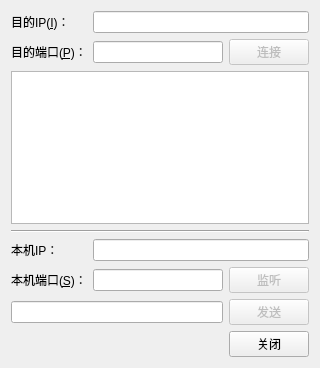
<?xml version="1.0" encoding="UTF-8"?>
<ui version="4.0">
 <class>PCMsgSocketDialog</class>
 <widget class="QDialog" name="PCMsgSocketDialog">
  <property name="geometry">
   <rect>
    <x>0</x>
    <y>0</y>
    <width>320</width>
    <height>368</height>
   </rect>
  </property>
  <property name="font">
   <font>
    <family>Microsoft YaHei UI</family>
   </font>
  </property>
  <property name="windowTitle">
   <string>Scoket 双向通信</string>
  </property>
  <layout class="QVBoxLayout" name="verticalLayout">
   <item>
    <layout class="QGridLayout" name="gridLayout">
     <item row="0" column="0">
      <widget class="QLabel" name="Label_DestIP">
       <property name="text">
        <string>目的IP(&amp;I)：</string>
       </property>
       <property name="buddy">
        <cstring>LineEdit_DestIP</cstring>
       </property>
      </widget>
     </item>
     <item row="0" column="1">
      <widget class="QLineEdit" name="LineEdit_DestIP"/>
     </item>
     <item row="1" column="0">
      <widget class="QLabel" name="Label_DestPort">
       <property name="text">
        <string>目的端口(&amp;P)：</string>
       </property>
       <property name="buddy">
        <cstring>LineEdit_DestPort</cstring>
       </property>
      </widget>
     </item>
     <item row="1" column="1">
      <layout class="QHBoxLayout" name="horizontalLayout_2">
       <item>
        <widget class="QLineEdit" name="LineEdit_DestPort"/>
       </item>
       <item>
        <widget class="QPushButton" name="Button_Connect">
         <property name="enabled">
          <bool>false</bool>
         </property>
         <property name="text">
          <string>连接</string>
         </property>
        </widget>
       </item>
      </layout>
     </item>
    </layout>
   </item>
   <item>
    <widget class="QListWidget" name="List_Text"/>
   </item>
   <item>
    <widget class="Line" name="line">
     <property name="orientation">
      <enum>Qt::Horizontal</enum>
     </property>
    </widget>
   </item>
   <item>
    <layout class="QGridLayout" name="gridLayout_2">
     <item row="0" column="0">
      <widget class="QLabel" name="Label_SrcIP">
       <property name="text">
        <string>本机IP：</string>
       </property>
      </widget>
     </item>
     <item row="0" column="1">
      <widget class="QLineEdit" name="LineEdit_SrcIP">
       <property name="readOnly">
        <bool>true</bool>
       </property>
      </widget>
     </item>
     <item row="1" column="0">
      <widget class="QLabel" name="Local_SrcPort">
       <property name="text">
        <string>本机端口(&amp;S)：</string>
       </property>
       <property name="buddy">
        <cstring>LineEdit_SrcPort</cstring>
       </property>
      </widget>
     </item>
     <item row="1" column="1">
      <layout class="QHBoxLayout" name="horizontalLayout_3">
       <item>
        <widget class="QLineEdit" name="LineEdit_SrcPort"/>
       </item>
       <item>
        <widget class="QPushButton" name="Button_Listen">
         <property name="enabled">
          <bool>false</bool>
         </property>
         <property name="text">
          <string>监听</string>
         </property>
        </widget>
       </item>
      </layout>
     </item>
    </layout>
   </item>
   <item>
    <layout class="QHBoxLayout" name="horizontalLayout_4">
     <item>
      <widget class="QLineEdit" name="LineEdit_SendMsg"/>
     </item>
     <item>
      <widget class="QPushButton" name="Button_SendMsg">
       <property name="enabled">
        <bool>false</bool>
       </property>
       <property name="text">
        <string>发送</string>
       </property>
      </widget>
     </item>
    </layout>
   </item>
   <item>
    <layout class="QHBoxLayout" name="horizontalLayout">
     <item>
      <spacer name="horizontalSpacer">
       <property name="orientation">
        <enum>Qt::Horizontal</enum>
       </property>
       <property name="sizeHint" stdset="0">
        <size>
         <width>40</width>
         <height>20</height>
        </size>
       </property>
      </spacer>
     </item>
     <item>
      <widget class="QPushButton" name="Button_Close">
       <property name="text">
        <string>关闭</string>
       </property>
      </widget>
     </item>
    </layout>
   </item>
  </layout>
  <zorder>LineEdit_DestIP</zorder>
  <zorder>Button_Connect</zorder>
  <zorder>Label_DestIP</zorder>
  <zorder>Label_DestPort</zorder>
  <zorder>LineEdit_DestPort</zorder>
  <zorder>horizontalSpacer</zorder>
  <zorder>List_Text</zorder>
  <zorder>line</zorder>
  <zorder>Label_SrcIP</zorder>
  <zorder>Local_SrcPort</zorder>
  <zorder>LineEdit_SrcIP</zorder>
  <zorder>LineEdit_SrcPort</zorder>
  <zorder>Button_SendMsg</zorder>
  <zorder>LineEdit_SendMsg</zorder>
  <zorder>Local_SrcPort</zorder>
  <zorder>LineEdit_DestPort</zorder>
  <zorder>Button_Connect</zorder>
  <zorder>Button_Listen</zorder>
  <zorder>LineEdit_SrcPort</zorder>
 </widget>
 <layoutdefault spacing="6" margin="11"/>
 <tabstops>
  <tabstop>LineEdit_DestIP</tabstop>
  <tabstop>List_Text</tabstop>
  <tabstop>LineEdit_SrcIP</tabstop>
  <tabstop>Button_Close</tabstop>
 </tabstops>
 <resources>
  <include location="pcmsgsocket.qrc"/>
 </resources>
 <connections>
  <connection>
   <sender>Button_Close</sender>
   <signal>clicked()</signal>
   <receiver>PCMsgSocketDialog</receiver>
   <slot>reject()</slot>
   <hints>
    <hint type="sourcelabel">
     <x>230</x>
     <y>384</y>
    </hint>
    <hint type="destinationlabel">
     <x>157</x>
     <y>0</y>
    </hint>
   </hints>
  </connection>
 </connections>
</ui>
